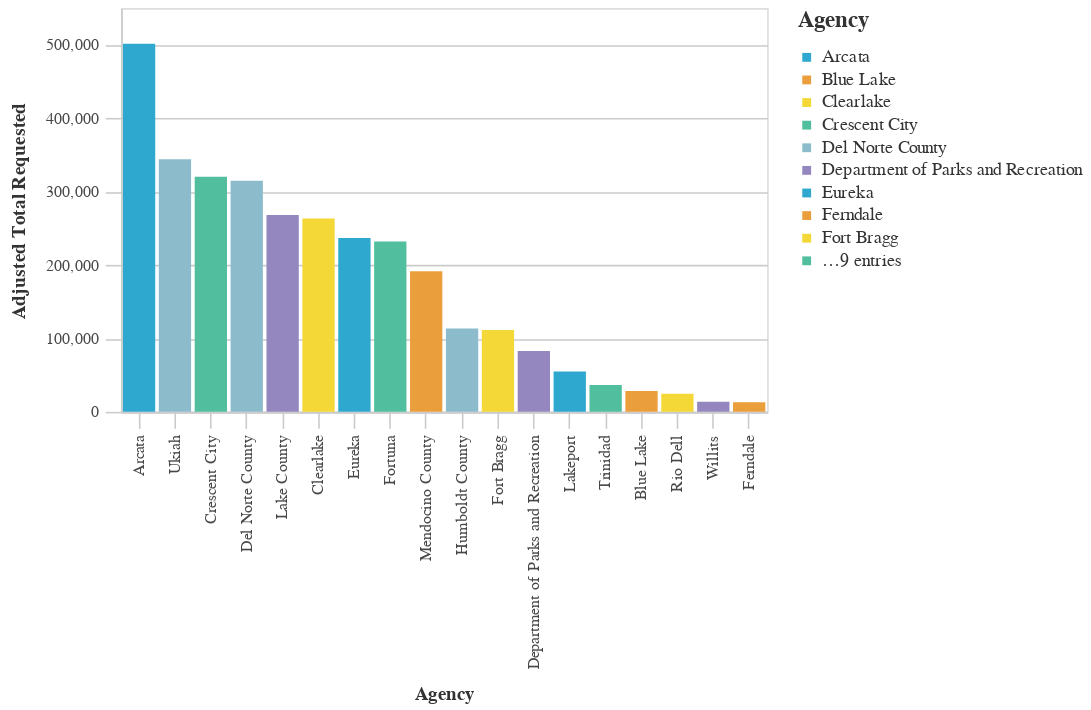

Write notebook code for a chart like this one.
### Code cell
#Bar chart Average Total Requested Funds by Agency
chart4=(_dla_utils_reports.basic_bar_chart_no_save((((_dla_utils_reports.calculate_data_all(df, 'adjusted_total_requested', 'primary_agency_name', aggfunc="mean"))
                          >>arrange(-_.adjusted_total_requested)).head(30)
                        ), 'primary_agency_name','adjusted_total_requested', 'primary_agency_name', district
                          
                       ))
    
display(HTML("<h4><strong>Average Total Requested Funds by Agency ($2021)</strong></h4>"))
chart4

### Figure 1 — Vega-Lite specification as saved in the notebook (floating-point values rounded to 4 significant figures)
{"config": {"view": {"continuousWidth": 400, "continuousHeight": 300}, "axis": {"domainColor": "#cbcbcb", "grid": true, "gridColor": "#cbcbcb", "gridWidth": 1, "labelColor": "#474747", "labelFont": "Nunito Sans", "labelFontSize": 10, "labelPadding": 4, "tickColor": "#cbcbcb", "tickSize": 10, "titleColor": "#333", "titleFont": "Raleway", "titleFontSize": 12, "titlePadding": 10}, "axisBand": {"grid": false}, "background": "white", "font": "Raleway", "header": {"labelFont": "Nunito Sans", "titleFont": "Raleway"}, "legend": {"labelColor": "#333", "labelFont": "Nunito Sans", "labelFontSize": 11, "labelLimit": 0, "padding": 1, "symbolSize": 30, "symbolType": "square", "titleColor": "#333", "titleFont": "Raleway", "titleFontSize": 14, "titlePadding": 10}, "title": {"anchor": "middle", "font": "Raleway", "fontSize": 18, "fontWeight": 300, "offset": 20}}, "data": {"name": "data-c2fd836771d9cb55d5bf22a8d0ebd573"}, "mark": "bar", "encoding": {"color": {"field": "primary_agency_name", "legend": {"symbolLimit": 10, "title": "Agency"}, "scale": {"range": ["#2EA8CE", "#EB9F3C", "#F4D837", "#51BF9D", "#8CBCCB", "#9487C0"]}, "type": "nominal"}, "tooltip": [{"field": "primary_agency_name", "type": "nominal"}, {"field": "adjusted_total_requested", "type": "quantitative"}], "x": {"field": "primary_agency_name", "sort": "-y", "title": "Agency", "type": "nominal"}, "y": {"field": "adjusted_total_requested", "title": "Adjusted Total Requested", "type": "quantitative"}}, "height": 250, "width": 400, "$schema": "https://vega.github.io/schema/vega-lite/v4.17.0.json", "datasets": {"data-c2fd836771d9cb55d5bf22a8d0ebd573": [{"primary_agency_name": "Arcata", "adjusted_total_requested": 501400.0}, {"primary_agency_name": "Ukiah", "adjusted_total_requested": 344000.0}, {"primary_agency_name": "Crescent City", "adjusted_total_requested": 320300.0}, {"primary_agency_name": "Del Norte County", "adjusted_total_requested": 314800.0}, {"primary_agency_name": "Lake County", "adjusted_total_requested": 268000.0}, {"primary_agency_name": "Clearlake", "adjusted_total_requested": 263500.0}, {"primary_agency_name": "Eureka", "adjusted_total_requested": 236800.0}, {"primary_agency_name": "Fortuna", "adjusted_total_requested": 231900.0}, {"primary_agency_name": "Mendocino County", "adjusted_total_requested": 191400.0}, {"primary_agency_name": "Humboldt County", "adjusted_total_requested": 113600.0}, {"primary_agency_name": "Fort Bragg", "adjusted_total_requested": 111400.0}, {"primary_agency_name": "Department of Parks and Recreation", "adjusted_total_requested": 82890.0}, {"primary_agency_name": "Lakeport", "adjusted_total_requested": 54940.0}, {"primary_agency_name": "Trinidad", "adjusted_total_requested": 36470.0}, {"primary_agency_name": "Blue Lake", "adjusted_total_requested": 28390.0}, {"primary_agency_name": "Rio Dell", "adjusted_total_requested": 24580.0}, {"primary_agency_name": "Willits", "adjusted_total_requested": 13610.0}, {"primary_agency_name": "Ferndale", "adjusted_total_requested": 13030.0}]}}
